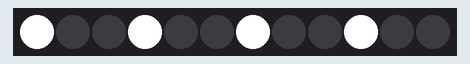
Bench run of a sketch on a simulated Arduino Uno, built with avr-gcc and run on an emulated ATmega328P. On the bench: 12 RGB LEDs in strip order, left to right.

Above: at 0.01 s.
At 2.13 s:
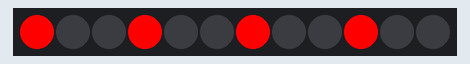
At 4.41 s:
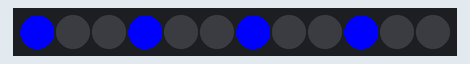

Measured:
- by itself, everything shown: repeats every 4.6 s, in 90 steps

The sketch:

MARQUEE.ino
```cpp
#include <Adafruit_NeoPixel.h>

// Pin to use to send signals to WS2812B
#define LED_PIN 9

// Number of WS2812B LEDs attached to the Arduino
#define LED_COUNT 12

// Setting up the NeoPixel library
Adafruit_NeoPixel strip(LED_COUNT, LED_PIN, NEO_GRB + NEO_KHZ800);

void setup() {
  strip.begin();
  strip.setBrightness(255);
  strip.show();
}

void loop() {
  // Do a theater marquee effect in various colors...
  theaterChase(strip.Color(255, 255, 255), 50); // White
  theaterChase(strip.Color(255,   0,   0), 50); // Red
  theaterChase(strip.Color(  0,   0, 255), 50); // Blue
}

// Theater-marquee-style chasing lights. Pass in a color, and
// a delay time (in ms) between frames.
void theaterChase(uint32_t color, int wait) {
  for(int a=0; a<10; a++) {  // Repeat 10 times...
    for(int b=0; b<3; b++) { //  'b' counts from 0 to 2...
      strip.clear();         //   Set all pixels in RAM to 0 (off)
      // 'c' counts up from 'b' to end of strip in steps of 3...
      for(int c=b; c<strip.numPixels(); c += 3) {
        strip.setPixelColor(c, color); // Set pixel 'c' to value 'color'
      }
      strip.show(); // Update strip with new contents
      delay(wait);  // Pause for a moment
    }
  }
}
```
